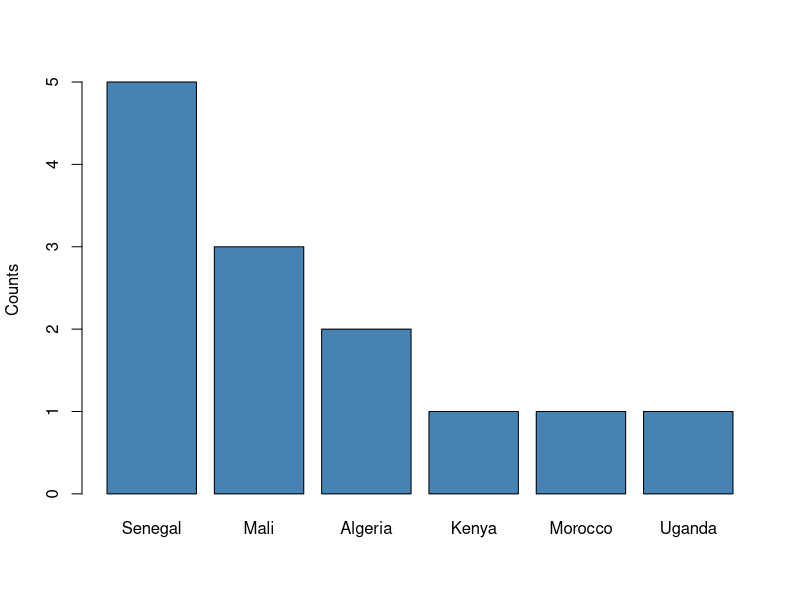

R code for this plot:
## ---- chunk 1

countries <- c("Algeria", "Morocco", "Tunisia", "Mali", "Tchad", "Kenya", "Algerria", "Morocoo", "algeri")

indexes <- agrep(pattern = "Algeria", x = countries, ignore.case = TRUE)

countries[indexes]

## ---- chunk 2

# Transform the words to lower cases 

countries_lower <- tolower(countries)

abbreviate(
  
  names.arg = countries_lower, 
  
  minlength = 3, 
  
  strict = TRUE, # We permit duplications
  
  named = FALSE
)

## ---- chunk 3

countries <- c("Algeria", "Algeria", "Mali", "Kenya", "Mali", "Mali", "Senegal", "Uganda", "Senegal", "Morocco", "Senegal", "Senegal", "Senegal", NA, NA, NA, NA, NA, NA)

table(countries, useNA = "no")

## ---- chunk 4

table(countries, useNA = "always")


## ---- chunk 5

my_tab <- table(countries, useNA = "no")

sort(x = my_tab, decreasing = TRUE)


## ---- chunk 6

sort_tab <- sort(x = my_tab, decreasing = TRUE)

barplot(sort_tab, ylab = "Counts", col = "steelblue")
## ---- chunk 7

search()

## ---- chunk 8
# run mtcars$mpg to check the difference
jitter(mtcars$mpg)

## ---- chunk 9

comment(mtcars) <- "This data frame has no NAs, go ahead !"

comment(mtcars)
## ---- chunk 10

attributes(mtcars)


## ---- chunk 11

countries <- c("Algeria", "Morocco", "Algeria", "Algeria", "Morocco", "Tunisia", "Morocco", "Tunisia")

make.unique(names = countries, sep = " -_- ")

## ---- chunk 12

countries <- c("Armania", "Argentina", "Antalya", "Adelaide", "Abidjan")

startsWith(x = countries,
           prefix = "Ar")
## ---- chunk 13

countries <- c("Armania", "Argentina", "Antalya", "Adelaide", "Abidjan")

endsWith(x = countries,
         suffix = "an")
## ---- chunk 14

my_dates <- c("2020-01-01", "2005-03-25", "2010-04-02", "2020-12-10", "2011-08-15")

quarters.Date(my_dates)

